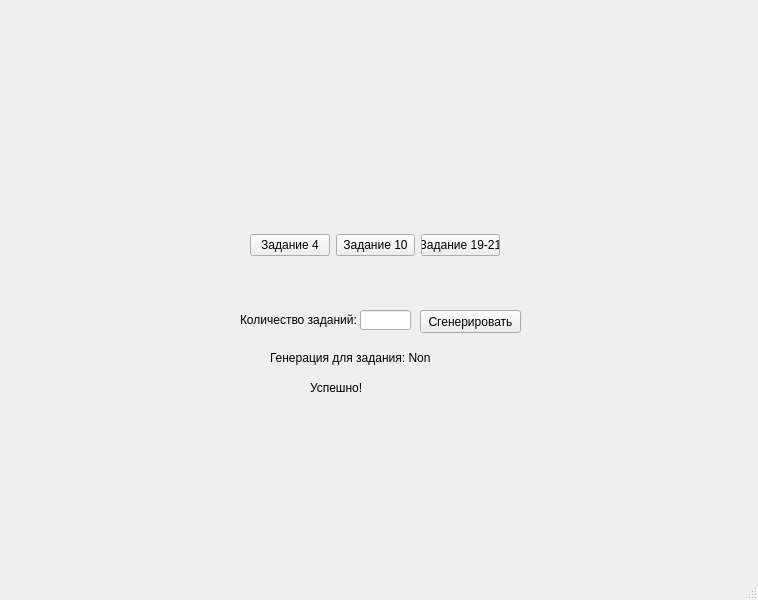
<?xml version="1.0" encoding="UTF-8"?>
<ui version="4.0">
 <class>baton_1</class>
 <widget class="QMainWindow" name="baton_1">
  <property name="geometry">
   <rect>
    <x>0</x>
    <y>0</y>
    <width>758</width>
    <height>600</height>
   </rect>
  </property>
  <property name="windowTitle">
   <string>MainWindow</string>
  </property>
  <widget class="QWidget" name="centralwidget">
   <widget class="QWidget" name="gridLayoutWidget">
    <property name="geometry">
     <rect>
      <x>250</x>
      <y>200</y>
      <width>250</width>
      <height>91</height>
     </rect>
    </property>
    <layout class="QGridLayout" name="gridLayout">
     <item row="0" column="0">
      <widget class="QPushButton" name="Btn_4">
       <property name="text">
        <string>Задание 4</string>
       </property>
      </widget>
     </item>
     <item row="0" column="2">
      <widget class="QPushButton" name="Btn_mix">
       <property name="text">
        <string>Задание 19-21</string>
       </property>
      </widget>
     </item>
     <item row="0" column="1">
      <widget class="QPushButton" name="Btn_10">
       <property name="text">
        <string>Задание 10</string>
       </property>
      </widget>
     </item>
    </layout>
   </widget>
   <widget class="QLineEdit" name="amount">
    <property name="geometry">
     <rect>
      <x>360</x>
      <y>310</y>
      <width>51</width>
      <height>20</height>
     </rect>
    </property>
   </widget>
   <widget class="QPushButton" name="baton">
    <property name="geometry">
     <rect>
      <x>420</x>
      <y>310</y>
      <width>101</width>
      <height>23</height>
     </rect>
    </property>
    <property name="text">
     <string>Сгенерировать</string>
    </property>
   </widget>
   <widget class="QLabel" name="kolvo">
    <property name="geometry">
     <rect>
      <x>240</x>
      <y>310</y>
      <width>131</width>
      <height>20</height>
     </rect>
    </property>
    <property name="text">
     <string>Количество заданий:</string>
    </property>
   </widget>
   <widget class="QLabel" name="scs">
    <property name="geometry">
     <rect>
      <x>310</x>
      <y>380</y>
      <width>61</width>
      <height>16</height>
     </rect>
    </property>
    <property name="text">
     <string>Успешно!</string>
    </property>
   </widget>
   <widget class="QLabel" name="label">
    <property name="geometry">
     <rect>
      <x>270</x>
      <y>350</y>
      <width>161</width>
      <height>16</height>
     </rect>
    </property>
    <property name="text">
     <string>Генерация для задания: None</string>
    </property>
   </widget>
  </widget>
  <widget class="QMenuBar" name="menubar">
   <property name="geometry">
    <rect>
     <x>0</x>
     <y>0</y>
     <width>758</width>
     <height>21</height>
    </rect>
   </property>
  </widget>
  <widget class="QStatusBar" name="statusbar"/>
 </widget>
 <resources/>
 <connections/>
</ui>
